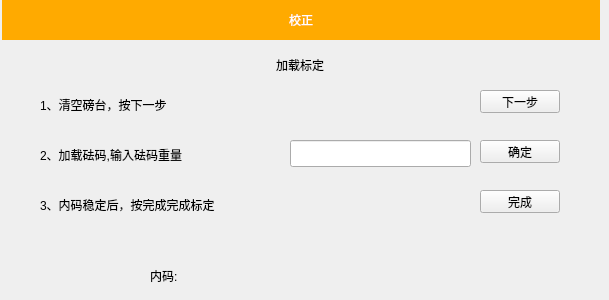
     <widget class="QWidget" name="page_41">
      <widget class="QLabel" name="label_3">
       <property name="geometry">
        <rect>
         <x>40</x>
         <y>90</y>
         <width>230</width>
         <height>30</height>
        </rect>
       </property>
       <property name="styleSheet">
        <string notr="true">font: 16pt &quot;Sans Serif&quot;;</string>
       </property>
       <property name="text">
        <string>1、清空磅台，按下一步</string>
       </property>
      </widget>
      <widget class="QPushButton" name="pushButton_35">
       <property name="geometry">
        <rect>
         <x>480</x>
         <y>140</y>
         <width>80</width>
         <height>23</height>
        </rect>
       </property>
       <property name="text">
        <string>确定</string>
       </property>
      </widget>
      <widget class="QLabel" name="label_2">
       <property name="geometry">
        <rect>
         <x>0</x>
         <y>50</y>
         <width>600</width>
         <height>30</height>
        </rect>
       </property>
       <property name="styleSheet">
        <string notr="true">font: 16pt &quot;Sans Serif&quot;;</string>
       </property>
       <property name="text">
        <string>加载标定</string>
       </property>
       <property name="alignment">
        <set>Qt::AlignCenter</set>
       </property>
      </widget>
      <widget class="QLabel" name="label_6">
       <property name="geometry">
        <rect>
         <x>40</x>
         <y>190</y>
         <width>321</width>
         <height>30</height>
        </rect>
       </property>
       <property name="styleSheet">
        <string notr="true">font: 16pt &quot;Sans Serif&quot;;</string>
       </property>
       <property name="text">
        <string>3、内码稳定后，按完成完成标定</string>
       </property>
      </widget>
      <widget class="QLabel" name="label_8">
       <property name="geometry">
        <rect>
         <x>210</x>
         <y>260</y>
         <width>171</width>
         <height>31</height>
        </rect>
       </property>
       <property name="styleSheet">
        <string notr="true">font: 16pt &quot;Sans Serif&quot;;</string>
       </property>
       <property name="text">
        <string/>
       </property>
      </widget>
      <widget class="QPushButton" name="pushButton">
       <property name="geometry">
        <rect>
         <x>480</x>
         <y>190</y>
         <width>80</width>
         <height>23</height>
        </rect>
       </property>
       <property name="text">
        <string>完成</string>
       </property>
      </widget>
      <widget class="QLabel" name="label_4">
       <property name="geometry">
        <rect>
         <x>40</x>
         <y>140</y>
         <width>251</width>
         <height>30</height>
        </rect>
       </property>
       <property name="styleSheet">
        <string notr="true">font: 16pt &quot;Sans Serif&quot;;</string>
       </property>
       <property name="text">
        <string>2、加载砝码,输入砝码重量</string>
       </property>
      </widget>
      <widget class="QLabel" name="label_7">
       <property name="geometry">
        <rect>
         <x>150</x>
         <y>260</y>
         <width>57</width>
         <height>31</height>
        </rect>
       </property>
       <property name="styleSheet">
        <string notr="true">font: 16pt &quot;Sans Serif&quot;;</string>
       </property>
       <property name="text">
        <string>内码:</string>
       </property>
      </widget>
      <widget class="QPushButton" name="pushButton_2">
       <property name="geometry">
        <rect>
         <x>480</x>
         <y>90</y>
         <width>80</width>
         <height>23</height>
        </rect>
       </property>
       <property name="text">
        <string>下一步</string>
       </property>
      </widget>
      <widget class="QLabel" name="label_18">
       <property name="geometry">
        <rect>
         <x>2</x>
         <y>0</y>
         <width>598</width>
         <height>40</height>
        </rect>
       </property>
       <property name="styleSheet">
        <string notr="true">background-color: rgb(255, 170, 0);
color: rgb(255, 255, 255);
font: 16pt &quot;Sans Serif&quot;;</string>
       </property>
       <property name="text">
        <string>校正</string>
       </property>
       <property name="alignment">
        <set>Qt::AlignCenter</set>
       </property>
      </widget>
      <widget class="QLineEdit" name="lineEdit_3">
       <property name="geometry">
        <rect>
         <x>290</x>
         <y>140</y>
         <width>181</width>
         <height>27</height>
        </rect>
       </property>
      </widget>
     </widget>
